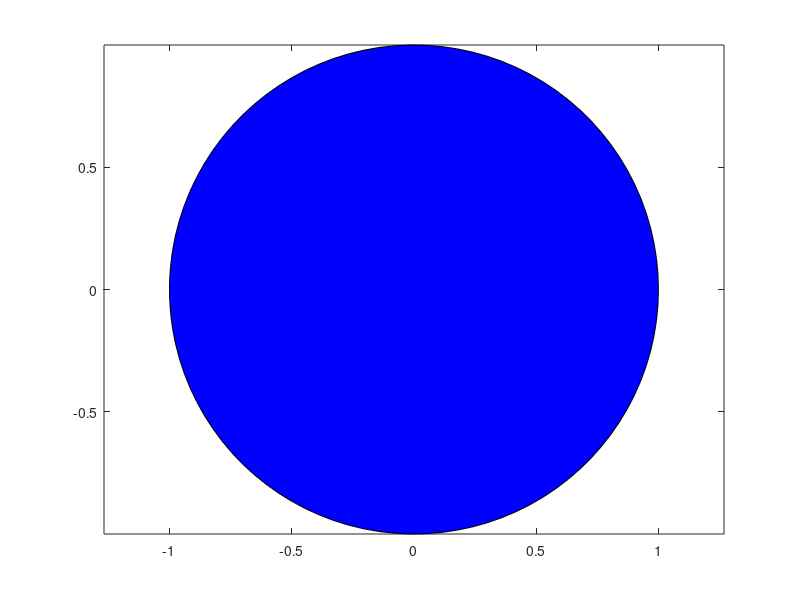

The MATLAB script that drew this image:
clc;
clear;
close all;
r = 1;
center =[0 , 0];
theta = linspace(0 , 2*pi, 100);
x =center(1)+ r* cos (theta);
y =center(2)+ r* sin (theta);
fill(x , y , 'b');
axis equal;